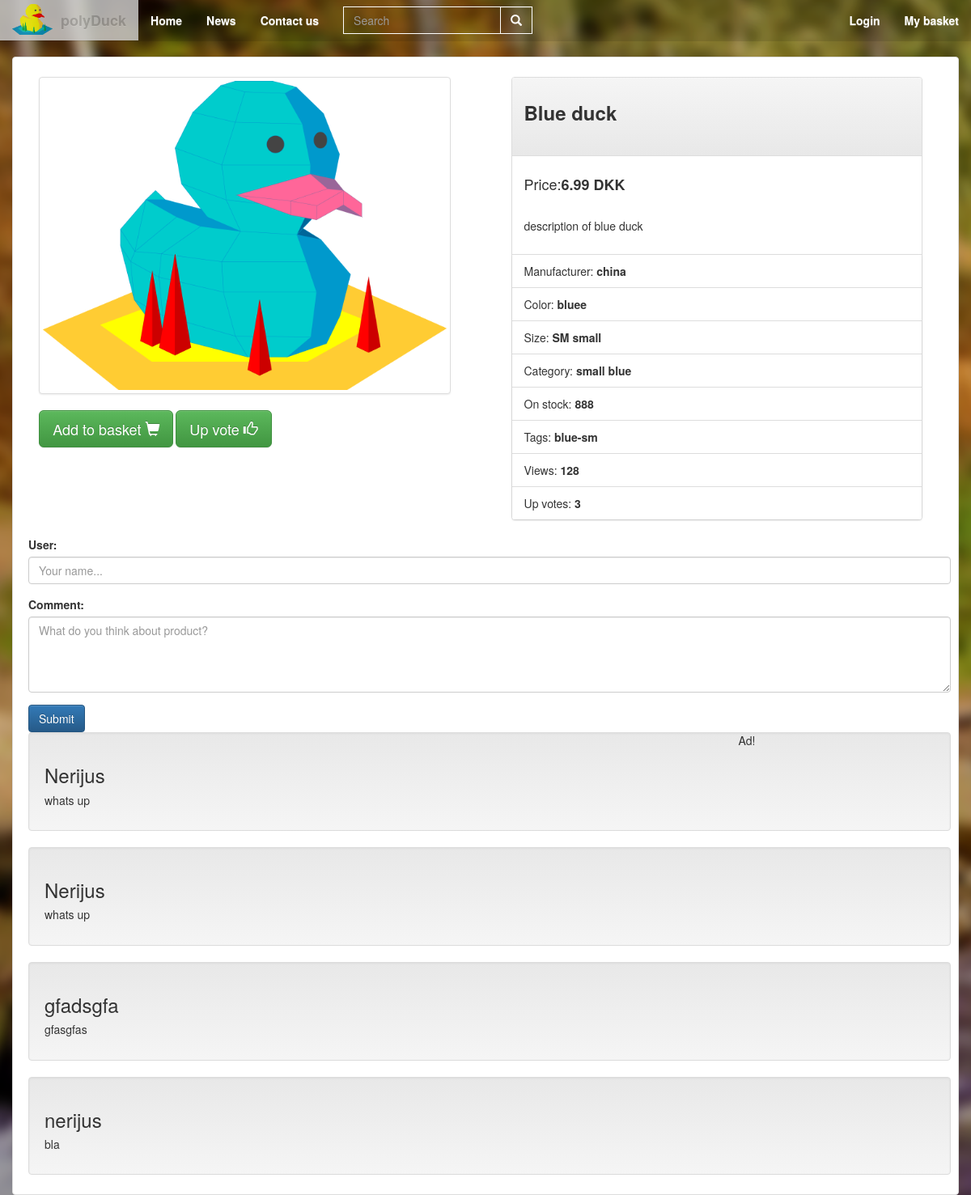
Page /index.php?product=     Blue duck on the earlier database version.
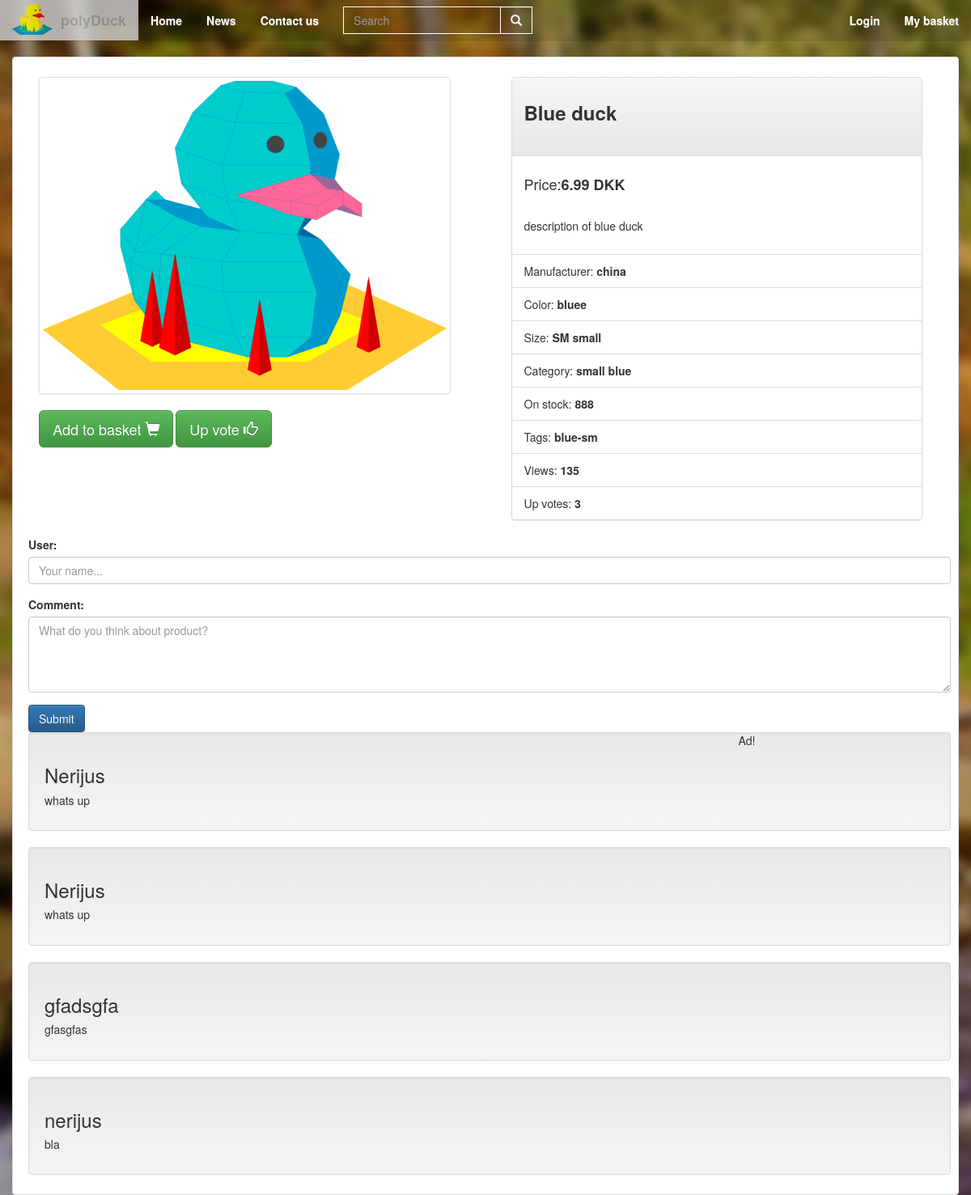
Same page on the later database version.
### tables this page shows
CREATE TABLE `products` (
  `Product_ID` int(20) NOT NULL,
  `name` varchar(50) NOT NULL,
  `price` float NOT NULL,
  `description` varchar(255) NOT NULL,
  `color` varchar(20) NOT NULL,
  `size` varchar(15) NOT NULL,
  `category` varchar(20) NOT NULL,
  `images` varchar(255) NOT NULL,
  `stock` int(255) NOT NULL,
  `tags` varchar(50) NOT NULL,
  `manufacture` varchar(100) NOT NULL,
  `views` int(15) DEFAULT NULL,
  `upVote` int(15) DEFAULT NULL
);

CREATE TABLE `social_pages` (
  `Product_ID` int(20) NOT NULL,
  `Likes` int(15) NOT NULL,
  `Comments` text NOT NULL,
  `name` varchar(50) NOT NULL,
  `comment_id` int(11) NOT NULL
);

### model/Model.php (called while the page is built, shortened)
<?php
include_once ("model/Database.php");
 class Model {
        function Connect(){
         $db = require('model/conn.php');
         $connection = new Database($db);
         return $connection;
     }
	    public function getProductList()
	{
        $proData = $this->Connect()->getQuery("SELECT * FROM products");
            return $proData;
        }
	    public function getProduct($name)
	{
		$allProducts = $this->getProductList();
         if (mysqli_num_rows($allProducts) > 0) {
             $pro = $this->Connect()->getQuery("SELECT `views` FROM products WHERE `name`  = '" .$name. "' LIMIT 1");
            $view = mysqli_fetch_array($pro);
            $viewValue =  $view['views'] + 1;
             $proData = $this->Connect()->getQuery("SELECT `name`,`price`,`description`,`color`,`size`,`category`,`images`,`stock`,`tags`,`manufacture`,`views`,`upVote`,`Product_ID` FROM products WHERE `name`  = '{$name}' LIMIT 1");
             return $proData;
         }
	}
}

### model/Database.php (called while the page is built, shortened)
<?php
class Database
{
    protected $conn;
    public function __construct(mysqli $conn){
        $this->conn = $conn;
    }
    public function getConnection(){
    return $this->conn;
    }
    public function getQuery($query){
        $getData = $this->getConnection()->query($query);
        return $getData;
    }
}

### view/viewproduct.php (the view, shortened to what this page needs)
<?php
	$product = mysqli_fetch_array($productSelected);
?>
<div class="item thumbnail container" xmlns="http://www.w3.org/1999/html">
		<div class="row">
			<div class="col-md-6">
				<div class="itemImageFrame">
					<img class="itemPictureBig thumbnail" src="<?php echo $product['images']; ?>"><br />
					<div class="btn-group productControl text-center">
						<form method="get">
						<button id="cart" name="add_to_cart" type="button" class="btn-lg btn btn-success">Add to basket <span class="glyphicon glyphicon-shopping-cart" aria-hidden="true"></button>
						<button id="up" type="button" class="btn-lg btn btn-success">Up vote <span class="glyphicon glyphicon-thumbs-up" aria-hidden="true"></span></button>
						</form>
					</div>
				</div>
			</div>
			<div class="col-md-6">
				<div class="itemInformation pull-right">
<div class="panel panel-default">
  	<div class="panel-heading"><h3><strong><?php echo $product['name']; ?></strong></h3><br/>
  	</div>
  		<div class="panel-body">
  			<h4>Price:<strong><?php echo $product['price']; ?> DKK</strong></h4><br/>
					<p><?php echo $product['description']; ?></p>
		</div>
  				<ul class="list-group">
    <li class="list-group-item">Manufacturer:<strong><?php echo $product['manufacture']; ?></strong></li>
    <li class="list-group-item">Color:<strong> <?php echo $product['color']; ?></strong></li>
    <li class="list-group-item">Size:<strong> <?php echo $product['size']; ?></strong></li>
    <li class="list-group-item">Category:<strong> <?php echo $product['category']; ?></strong></li>
    <li class="list-group-item">On stock:<strong> <?php echo $product['stock']; ?></strong></li>
    <li class="list-group-item">Tags:<strong class="tags"> <?php echo $product['tags']; ?></strong></li>
	<li class="list-group-item">Views:<strong> <?php echo $product['views']; ?></strong></li>
	<li class="list-group-item">Up votes:<strong> <?php echo $product['upVote']; ?></strong></li>
				</ul>
		</div>
  </div>
  </div>
				</div>
	<div class="row">
		<div class="col-md-12">
			<div id="postNew" class="container">
				<form method="post">
					<div class="form-group">
						<label for="userNameInput">User:</label>
						<?php
						if(isset($_SESSION['username'])) {
							echo '<input type="text" id="userNameInput" class="form-control" name="postName" required value="' . $_SESSION['username'] . '">';
						}
						else {
							echo '<input type="text" id="userNameInput" class="form-control" placeholder="Your name..." name="postName" required value="">';
						}
						?>
					</div>
					<div class="form-group">
						<label for="userComment">Comment:</label>
						<textarea class="form-control" id="userComment" rows="4" name="comment" placeholder="What do you think about product?"></textarea>
					</div>
					<input type="submit" class="btn btn-primary" name="submit_comment">
				</form>
			</div>
		</div>
	</div>
	<div class="row">
		<div class="col-md-9">
			<div id="commentSection" class="container">
				<div id="echo">
					<?php include_once 'controller/comments.php'; ?>
				</div>
			</div>
		</div>
		<div class="col-md-3">
			Ad!
		</div>
	</div>
</div>

### index.php (shortened to what this page needs)
<?php
include_once("controller/Controller.php");
$controller = new Controller();
?>
<!DOCTYPE html>
<html lang="en">
<head>
    <link rel="stylesheet" href="https://maxcdn.bootstrapcdn.com/bootstrap/3.3.7/css/bootstrap.min.css">
    <link rel="stylesheet" href="https://maxcdn.bootstrapcdn.com/bootstrap/3.3.7/css/bootstrap-theme.min.css">
    <link href="view/sass/main.css" type="text/css" rel="stylesheet">
    <link rel='stylesheet' type='text/css' href='view/sass/css/contactform.css'>
</head>
<body>
<nav id="navigation" class="navbar-fixed-top navbar">
    <div class="container-fluid">
        <div class="navbar-header">
            <a class="navbar-brand" href="index.php"><img class="duckLogo" src="user_images/duck_yellow.png">polyDuck</a>
        </div>
        <div class="collapse navbar-collapse" id="bs-example-navbar-collapse-1">
            <ul class="nav navbar-nav">
                <li class="active"><a href="index.php">Home <span class="sr-only">(current)</span></a></li>
                <li><a href="index.php?page=news">News</a></li>
                <li><a href="index.php?page=contacts">Contact us</a></li>
            </ul>
            <form class="navbar-form navbar-left">
                <div class="input-group">
                    <div class="form-group">
                        <input type="text" name="search_text" id="search_text" class="form-control" placeholder="Search">
                    </div>
                    <span class="input-group-btn">
        <button type="button" class="search_button btn btn-default"><span class="glyphicon glyphicon-search" aria-hidden="true"></span></button>
                </span>
                </div>
            </form>
            <form method="post">
            <ul class="nav navbar-nav navbar-right">
                <?php
                if(isset($_SESSION['username'])){
                    echo "<li><a href='controller/logout.php' >Logout</a></li>
                          <li><a href='index.php?page=profile'>My profile</a></li>
                          <li><a href='index.php?page=basket'>My basket</a></li>";
                }
                else {
                 echo   "<li><a data-toggle='modal' data-target='.bs-example-modal-lg' class='loginModal'>Login</a></li>
                         <li><a href='index.php?page=basket'>My basket</a></li>";
                }
?>
            </ul>
            </form>
        </div>
    </div>
</nav>
<div class="wrapper">
    <div class="mainTile">
        <div class="containerMain">
                <div id="static" class="staticItems slideAn">
                    <?php
                    $controller->invoke();
?>
                </div>
            </div>
        </div>
    </div>
</body>
</html>

### controller/Controller.php (shortened to what this page needs)
<?php
include_once("model/Model.php");
class Controller
{
    public $model;
    public function __construct()
    {
        $this->model = new Model();
    }
    public function invoke()
    {
        if (!empty($_POST)) {
            switch ($_POST) {
                default:
                    $this->homePage();
                    break;
                case isset($_POST['login']);
                    $this->model->Login($_POST['username'], $_POST['password']);
                    break;
                case isset($_POST['register']);
                    $this->model->Register($_POST['username'], $_POST['password'], $_POST['email']);
                    break;
                case isset($_POST['submit_comment']);
                    if(!empty($_POST['postName']) && !empty($_POST['comment'])) {
                        $this->model->postComment($_POST['postName'], $_POST['comment']);
                        $productSelected = $this->model->getProductById($_SESSION['LOC'][1]);
                        include 'view/viewproduct.php';
                    }
                    break;
            }
        }
        elseif (!empty($_GET)) {
            switch ($_GET) {
                case isset($_GET['product']);
                    $productSelected = $this->model->getProduct($_GET['product']);
                    include 'view/viewproduct.php';
                    break;
            }
        }
        else {
            $this->homePage();
        }
    }
}

### controller/comments.php
<?php
$conn = mysqli_connect("localhost", "root", "lpokji12", "db_cms");
if (isset($_SESSION['LOC'][1])) {
    $q = $_SESSION['LOC'][1];
    $sql = "SELECT * FROM social_pages WHERE Product_ID='" . $q . "'";
    $output = '';
    $result = mysqli_query($conn, $sql);
    if(mysqli_num_rows($result) > 0)
    {
        $output .= '';
        while($comment = mysqli_fetch_array($result)){
            $output .=	'
        <div class="well">
           <h3>'. $comment['name'] .'</h3>
           <h5>'. $comment['Comments'] .'</h5>
        </div>
			';
        }
        echo $output;
    }
    else
    {
        echo '<div class="notFound jumbotron">
                <div class="container">
                    <h2>be the first one to comment</h2>
                </div>
            </div>';
    }
}

### view/sass/main.css (style rules this page uses)
nav { background-color: rgba(0, 0, 0, 0.1); }
nav a { color: white; font-weight: 700; }
.navbar-form #search_text { color: white; background: none; border: white solid 1.5px; }
.navbar-form .search_button { background: none; border-radius: 0; border: white solid 1.5px; }
.navbar-form .search_button span { color: white; text-shadow: none; }
body { overflow-x: hidden; padding-top: 50px; background-color: black; }
body a { cursor: pointer; }
body .duckLogo { margin-top: -10px; float: left; width: 50px; margin-right: 10px; }
body .wrapper { width: 100%; }
body .wrapper .mainTile { transition-duration: 1s; width: 100%; height: 100vh; float: left; }
body .wrapper .mainTile .containerMain { padding: 0 15px; }
.item { margin-top: 20px; }
.item .itemImageFrame { width: 90%; height: auto; margin: 20px auto; }
.item .itemImageFrame .itemPictureBig { margin: auto; position: static !important; width: 100% !important; height: auto !important; }
.item .itemInformation { float: left; width: 90%; height: auto; margin-right: 40px; }
.item .itemInformation .panel { margin-top: 20px; }

Differences in the rows shown:
changed products "Blue duck": views "128" → "135"
